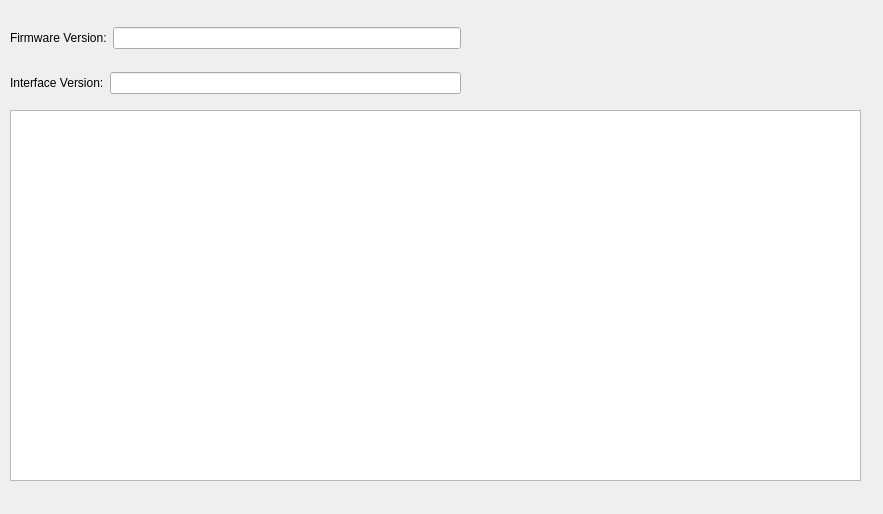
<?xml version="1.0" encoding="UTF-8"?>
<ui version="4.0">
 <class>EmsInfo</class>
 <widget class="QWidget" name="EmsInfo">
  <property name="geometry">
   <rect>
    <x>0</x>
    <y>0</y>
    <width>883</width>
    <height>514</height>
   </rect>
  </property>
  <property name="windowTitle">
   <string>Form</string>
  </property>
  <widget class="QTableWidget" name="locationIdInfoTableWidget">
   <property name="geometry">
    <rect>
     <x>10</x>
     <y>110</y>
     <width>851</width>
     <height>371</height>
    </rect>
   </property>
  </widget>
  <widget class="QWidget" name="verticalLayoutWidget">
   <property name="geometry">
    <rect>
     <x>10</x>
     <y>10</y>
     <width>451</width>
     <height>101</height>
    </rect>
   </property>
   <layout class="QVBoxLayout" name="verticalLayout">
    <item>
     <layout class="QHBoxLayout" name="horizontalLayout">
      <item>
       <widget class="QLabel" name="label_4">
        <property name="text">
         <string>Firmware Version:</string>
        </property>
       </widget>
      </item>
      <item>
       <widget class="QLineEdit" name="firmwareVersionLineEdit">
        <property name="readOnly">
         <bool>true</bool>
        </property>
       </widget>
      </item>
     </layout>
    </item>
    <item>
     <layout class="QHBoxLayout" name="horizontalLayout_2">
      <item>
       <widget class="QLabel" name="label_3">
        <property name="text">
         <string>Interface Version:</string>
        </property>
       </widget>
      </item>
      <item>
       <widget class="QLineEdit" name="interfaceVersionLineEdit">
        <property name="readOnly">
         <bool>true</bool>
        </property>
       </widget>
      </item>
     </layout>
    </item>
   </layout>
  </widget>
 </widget>
 <resources/>
 <connections/>
</ui>
